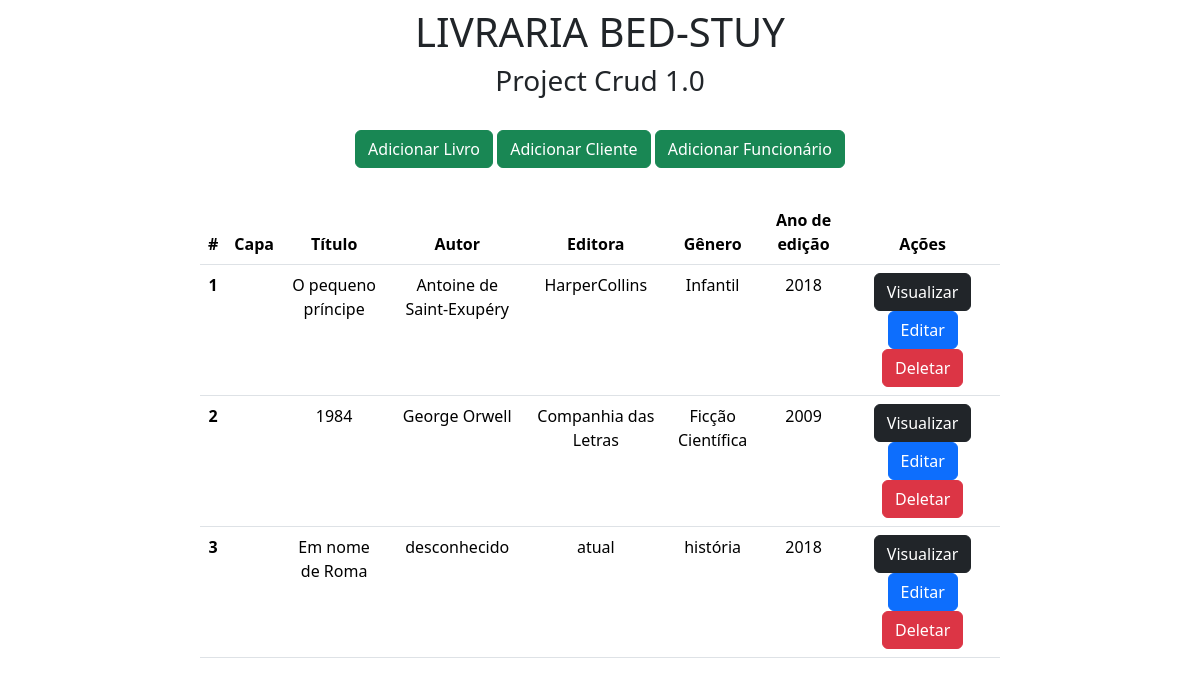
The app's page /, older data.
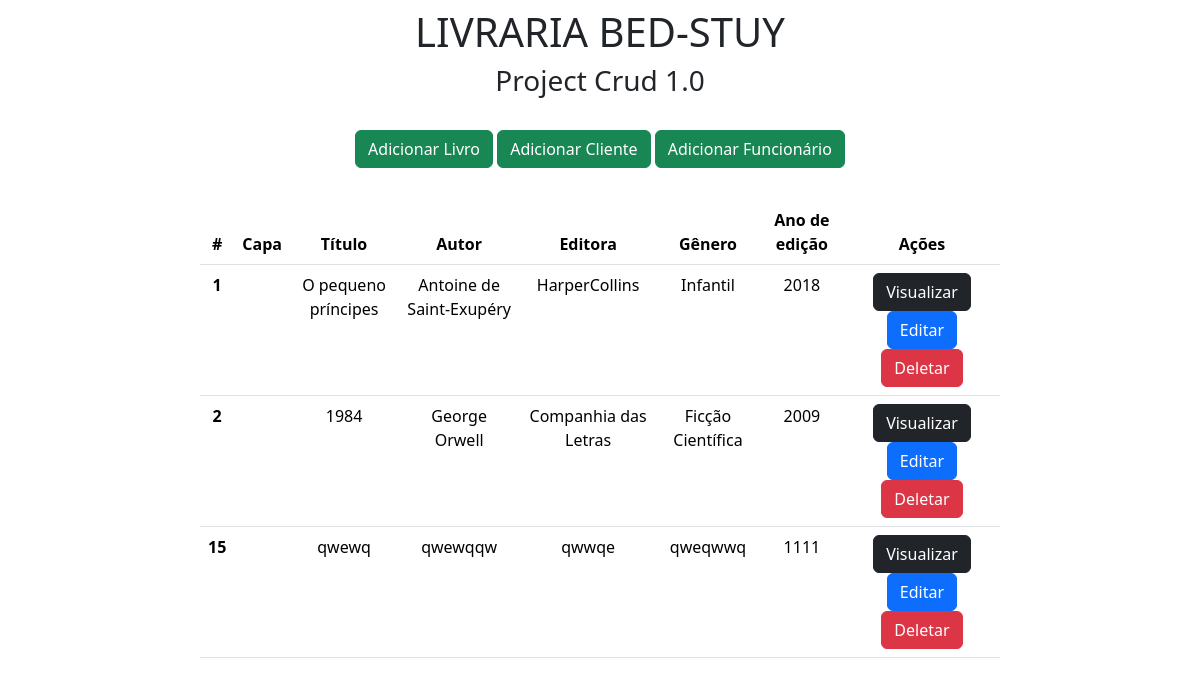
The same page, newer data.
### appcrud/models.py (models this page shows)
class Livros(models.Model):
    capa = models.ImageField()
    titulo = models.CharField(max_length=70)
    autor = models.CharField(max_length=70)
    editora = models.CharField(max_length=30)
    genero = models.CharField(max_length=30)
    ano_ed = models.IntegerField()

### appcrud/views.py (the view)
# urls.py: 2. Add a URL to urlpatterns:  path('', views.home, name='home')
def home(request):
    data = {} #cria dicionário para armazenar os dados a serem passados para o template
    data['db'] = Livros.objects.all() #capta todos os dados da tabela 'Livros'
    return render(request,'index.html', data) #Redireciona pra index

### appcrud/templates/index.html (shortened to what this page needs)
<!doctype html>
<html lang="pt-br">
<head>
  <link rel="stylesheet" href="https://cdn.jsdelivr.net/npm/bootstrap@5.3.3/dist/css/bootstrap.min.css" rel="stylesheet"
>
</head>
<body>
  <div class="col-8 m-auto pt-2 pb-2 text-center">
    <h1>LIVRARIA BED-STUY</h1>
    <h3>Project Crud 1.0</h3>
  </div>
  <div class="col-8 m-auto pt-3 pb-2 text-center">
    <a href="/form" class="btn btn-success">Adicionar Livro</a>
    <a href="/formCliente" class="btn btn-success">Adicionar Cliente</a>
    <a href="/formFuncionario" class="btn btn-success">Adicionar Funcionário</a>
  </div>
  <div class="col-8 m-auto pt-4 pb-2 text-center">
    <table class="table">
      <thead class="thead-dark">
        <tr>
          <th scope="col">#</th>
          <th scope="col">Capa</th>
          <th scope="col">Título</th>
          <th scope="col">Autor</th>
          <th scope="col">Editora</th>
          <th scope="col">Gênero</th>
          <th scope="col">Ano de edição</th>
          <th scope="col">Ações</th>
        </tr>
      </thead>
      <tbody>
        {% for dbs in db %}
        <tr>
          <th>{{dbs.id}}</th>
          <td>{{dbs.capa}}</td>
          <td>{{dbs.titulo}}</td>
          <td>{{dbs.autor}}</td>
          <td>{{dbs.editora}}</td>
          <td>{{dbs.genero}}</td>
          <td>{{dbs.ano_ed}}</td>
          <td>
            <a href="/view/{{dbs.id}}/" class="btn btn-dark">Visualizar</a>
            <a href="/edit/{{dbs.id}}/" class="btn btn-primary">Editar</a>
            <a href="/delete/{{dbs.id}}/" class="btn btn-danger btnDel">Deletar</a>
          </td>
        </tr>
        {% endfor %}
      </tbody>
    </table>
  </div>
  {% load static %}
</body>
</html>

Row changes from the older to the newer data that the page shows:
removed Livros: id "3", titulo "Em nome de Roma", autor "desconhecido", editora "atual", genero "história", ano_ed "2018"
changed Livros "Antoine de Saint-Exupéry": titulo "O pequeno príncipe" → "O pequeno príncipes"
added Livros: id "15", titulo "qwewq", autor "qwewqqw", editora "qwwqe", genero "qweqwwq", ano_ed "1111"
